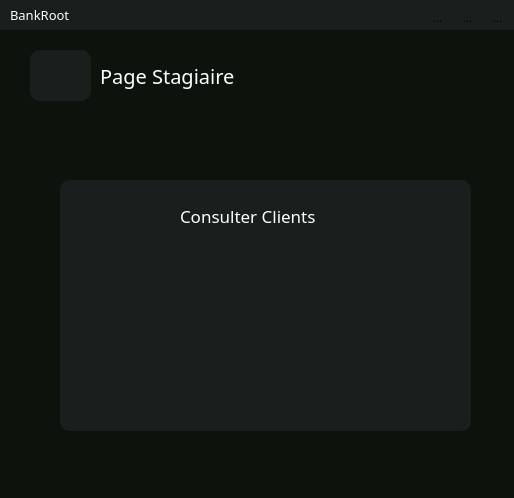
<?xml version="1.0" encoding="UTF-8"?>
<ui version="4.0">
 <class>stagiaire_homepage</class>
 <widget class="QWidget" name="stagiaire_homepage">
  <property name="geometry">
   <rect>
    <x>0</x>
    <y>0</y>
    <width>514</width>
    <height>498</height>
   </rect>
  </property>
  <property name="windowTitle">
   <string>Form</string>
  </property>
  <widget class="QWidget" name="widget_7" native="true">
   <property name="geometry">
    <rect>
     <x>0</x>
     <y>0</y>
     <width>1191</width>
     <height>31</height>
    </rect>
   </property>
   <property name="styleSheet">
    <string notr="true">QWidget {
    background-color: #181F1C;
}</string>
   </property>
   <widget class="QLabel" name="label_64">
    <property name="geometry">
     <rect>
      <x>10</x>
      <y>-1</y>
      <width>91</width>
      <height>31</height>
     </rect>
    </property>
    <property name="font">
     <font>
      <family>Montserrat Light</family>
      <pointsize>10</pointsize>
     </font>
    </property>
    <property name="styleSheet">
     <string notr="true">QLabel{
	color:white;
}</string>
    </property>
    <property name="text">
     <string>BankRoot</string>
    </property>
   </widget>
   <widget class="QToolButton" name="reduced_st">
    <property name="geometry">
     <rect>
      <x>430</x>
      <y>10</y>
      <width>15</width>
      <height>15</height>
     </rect>
    </property>
    <property name="styleSheet">
     <string notr="true">QToolButton{
border-radius:45px;
}

QToolButton:hover{
border-radius:45px;
background:red;
}</string>
    </property>
    <property name="text">
     <string>...</string>
    </property>
    <property name="icon">
     <iconset resource="ressource.qrc">
      <normaloff>:/assets/reduce.png</normaloff>:/assets/reduce.png</iconset>
    </property>
    <property name="iconSize">
     <size>
      <width>12</width>
      <height>12</height>
     </size>
    </property>
   </widget>
   <widget class="QToolButton" name="fullscreen_st">
    <property name="geometry">
     <rect>
      <x>460</x>
      <y>10</y>
      <width>15</width>
      <height>15</height>
     </rect>
    </property>
    <property name="styleSheet">
     <string notr="true">QToolButton{
border-radius:45px;
}</string>
    </property>
    <property name="text">
     <string>...</string>
    </property>
    <property name="icon">
     <iconset resource="ressource.qrc">
      <normaloff>:/assets/fullscreen.png</normaloff>:/assets/fullscreen.png</iconset>
    </property>
    <property name="iconSize">
     <size>
      <width>10</width>
      <height>10</height>
     </size>
    </property>
   </widget>
   <widget class="QToolButton" name="close_st">
    <property name="geometry">
     <rect>
      <x>490</x>
      <y>10</y>
      <width>15</width>
      <height>15</height>
     </rect>
    </property>
    <property name="styleSheet">
     <string notr="true">QToolButton{
border-radius:45px;
}

QToolButton:hover{
border-radius:45px;
background:red;
}</string>
    </property>
    <property name="text">
     <string>...</string>
    </property>
    <property name="icon">
     <iconset resource="ressource.qrc">
      <normaloff>:/assets/leave.png</normaloff>:/assets/leave.png</iconset>
    </property>
    <property name="iconSize">
     <size>
      <width>10</width>
      <height>10</height>
     </size>
    </property>
   </widget>
  </widget>
  <widget class="QWidget" name="widget" native="true">
   <property name="enabled">
    <bool>true</bool>
   </property>
   <property name="geometry">
    <rect>
     <x>0</x>
     <y>30</y>
     <width>1191</width>
     <height>871</height>
    </rect>
   </property>
   <property name="font">
    <font>
     <pointsize>1</pointsize>
    </font>
   </property>
   <property name="cursor">
    <cursorShape>PointingHandCursor</cursorShape>
   </property>
   <property name="mouseTracking">
    <bool>true</bool>
   </property>
   <property name="styleSheet">
    <string notr="true">QWidget {
    background-color: #0C120C;
}</string>
   </property>
   <widget class="QLabel" name="labelFirstName_3">
    <property name="geometry">
     <rect>
      <x>100</x>
      <y>30</y>
      <width>231</width>
      <height>31</height>
     </rect>
    </property>
    <property name="font">
     <font>
      <family>Montserrat SemiBold</family>
      <pointsize>15</pointsize>
     </font>
    </property>
    <property name="styleSheet">
     <string notr="true">QLabel {
    color: white;
}</string>
    </property>
    <property name="text">
     <string>Page Stagiaire</string>
    </property>
   </widget>
   <widget class="QWidget" name="widget_20" native="true">
    <property name="geometry">
     <rect>
      <x>30</x>
      <y>20</y>
      <width>61</width>
      <height>51</height>
     </rect>
    </property>
    <property name="styleSheet">
     <string notr="true">QWidget {
    background-color: #181F1C;
border-radius: 10px; 
}</string>
    </property>
    <widget class="QFrame" name="frame_17">
     <property name="geometry">
      <rect>
       <x>10</x>
       <y>10</y>
       <width>41</width>
       <height>31</height>
      </rect>
     </property>
     <property name="styleSheet">
      <string notr="true">QFrame{
background:url(:/assets/user.png);
background-repeat: none;
background-position: center;
}</string>
     </property>
     <property name="frameShape">
      <enum>QFrame::StyledPanel</enum>
     </property>
     <property name="frameShadow">
      <enum>QFrame::Raised</enum>
     </property>
    </widget>
   </widget>
   <widget class="QWidget" name="widget_21" native="true">
    <property name="geometry">
     <rect>
      <x>60</x>
      <y>150</y>
      <width>411</width>
      <height>251</height>
     </rect>
    </property>
    <property name="styleSheet">
     <string notr="true">QWidget {
    background-color: #181F1C;
border-radius: 10px; 
}</string>
    </property>
    <widget class="QLabel" name="ActionBtnName_13">
     <property name="geometry">
      <rect>
       <x>120</x>
       <y>20</y>
       <width>261</width>
       <height>31</height>
      </rect>
     </property>
     <property name="font">
      <font>
       <family>Montserrat SemiBold</family>
       <pointsize>13</pointsize>
      </font>
     </property>
     <property name="styleSheet">
      <string notr="true">QLabel {
    color: white;
background: transparent;
}</string>
     </property>
     <property name="text">
      <string>Consulter Clients </string>
     </property>
    </widget>
    <widget class="QToolButton" name="consulter_cl">
     <property name="geometry">
      <rect>
       <x>0</x>
       <y>180</y>
       <width>91</width>
       <height>71</height>
      </rect>
     </property>
     <property name="styleSheet">
      <string notr="true">QToolButton{
border-radius:45px;
background:transparent;
}
</string>
     </property>
     <property name="text">
      <string/>
     </property>
     <property name="icon">
      <iconset resource="ressource.qrc">
       <normaloff>:/assets/add.png</normaloff>:/assets/add.png</iconset>
     </property>
     <property name="iconSize">
      <size>
       <width>128</width>
       <height>128</height>
      </size>
     </property>
    </widget>
   </widget>
  </widget>
 </widget>
 <resources>
  <include location="ressource.qrc"/>
 </resources>
 <connections/>
</ui>
